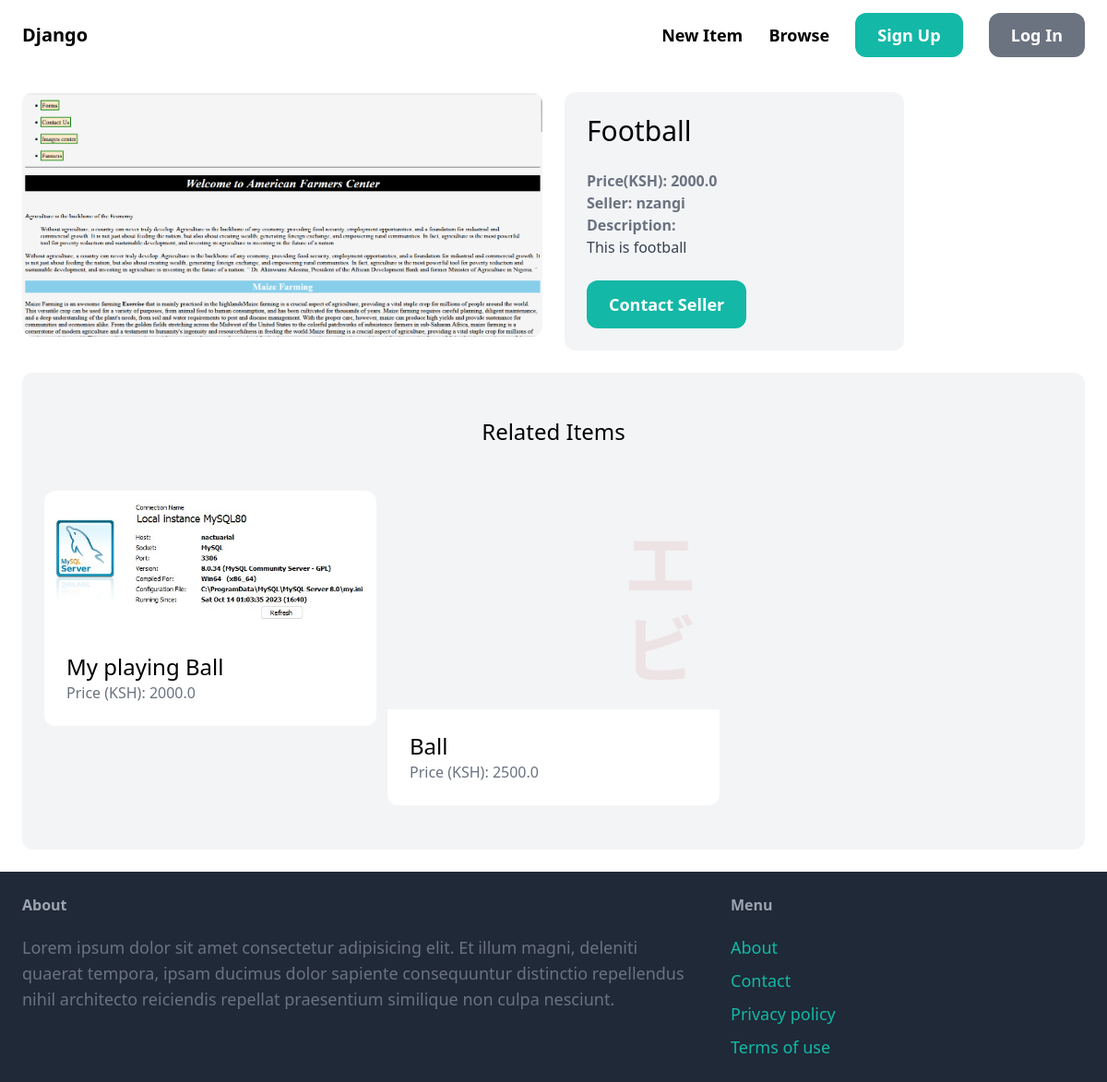
/items/1/, run on an earlier commit of the app's database.
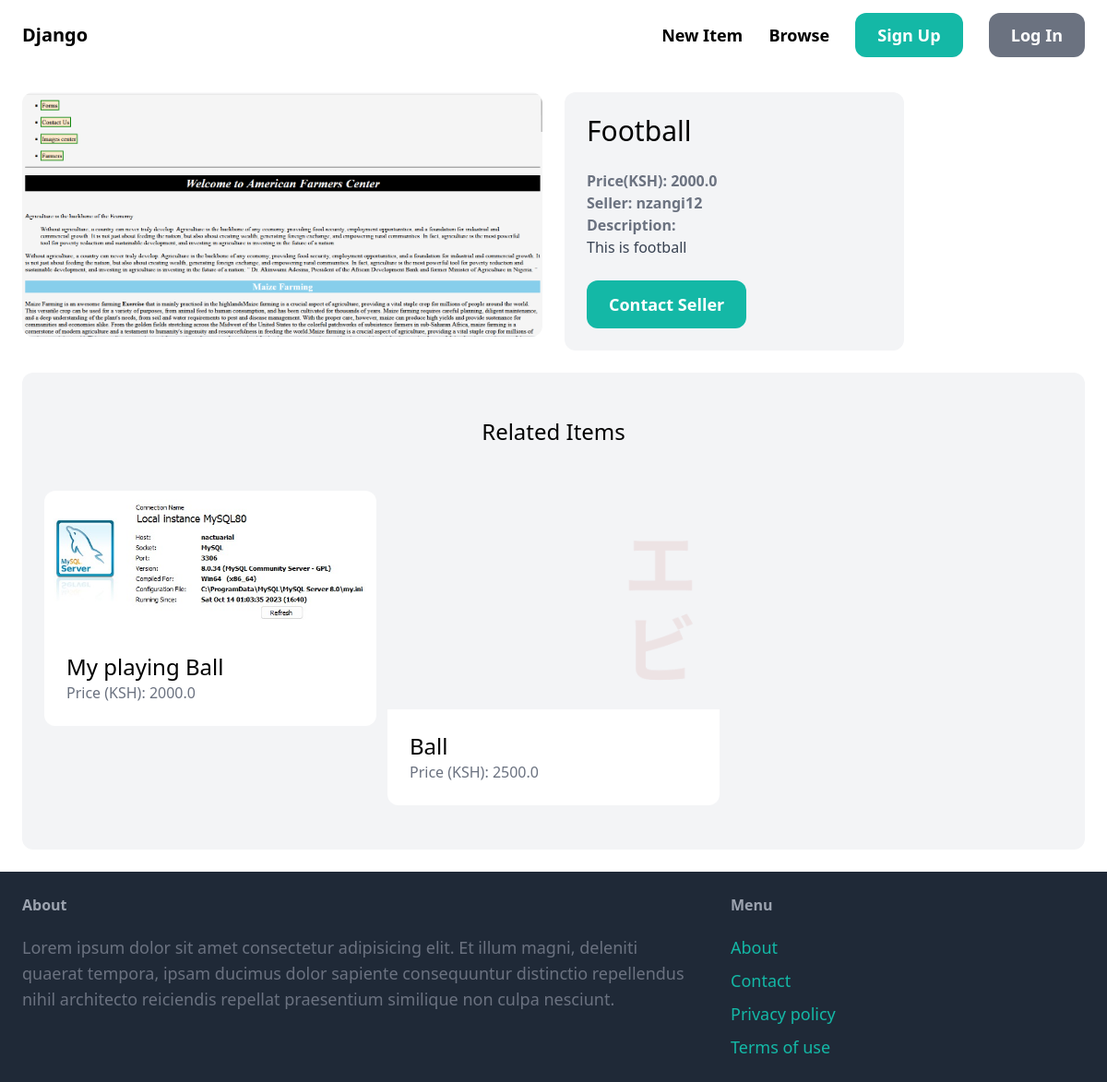
And on a later commit of the database.
### item/models.py (models this page shows)
class Item(models.Model):
    category = models.ForeignKey(Category,related_name='items',on_delete=models.CASCADE)
    name = models.CharField(max_length=255)
    description = models.TextField(blank=True,null=True)
    price = models.FloatField()
    image = models.ImageField(upload_to='item_images',blank=True,null=True)
    is_sold = models.BooleanField(default=False)
    created_by = models.ForeignKey(User,related_name='items',on_delete=models.CASCADE)
    created_at = models.DateTimeField(auto_now_add=True)

### item/views.py (the view)
# urls.py: path('<int:pk>/', views.detail, name='detail'),
def detail(request, pk):
    item = get_object_or_404(Item, pk=pk)
    related_items = Item.objects.filter(category=item.category, is_sold=False).exclude(pk=pk)[0:3]
    return render(request, "item/detail.html", {
        'item': item,
        'related_items': related_items,
    })

### item/templates/item/detail.html (shortened to what this page needs)
{% extends 'core/base.html'%}
{% block content %}
    <div class="grid grid-cols-6 gap-6">
        <div class="col-span-3">
            <img  src ="{{ item.image.url }}" class="rounded-xl" alt="image">
        </div>
        <div class="col-span-2 p-6 bg-gray-100 rounded-xl">
            <h2 class="mb-6 text-3xl ">{{ item.name }}</h2>
            <p class="text-gray-500 "><strong>Price(KSH): {{ item.price }}</strong></p>
            <p class="text-gray-500 "><strong>Seller: {{ item.created_by }}</strong></p>
            {% if item.description %}
                <p class="text-gray-700"><strong class="text-gray-500">Description:<br></strong>{{ item.description }}</p>
            {% endif %}
            {% if request.user == item.created_by %}
                <div class="mt-6 p-6 bg-white rounded-xl">
                 <p>This is Your Item!</p>
                    <a href="{% url 'item:edit' item.id %}" class="inline-block mt-6 px-6 py-3 font-semibold bg-teal-500 text-white rounded-xl">Edit</a>
                    <a href="{% url 'item:delete' item.id %}" class="inline-block mt-6 px-6 py-3 font-semibold bg-red-500 text-white rounded-xl">Delete</a>
                </div>
            {% else %}
                <a href="{% url 'conversation:new_messages' item.id %}" class="inline-block mt-6 px-6 py-3 text-lg font-semibold bg-teal-500 text-white rounded-xl hover:bg-teal-700">Contact Seller</a>
            {% endif %}
        </div>
    </div>
    <div class="mt-6 px-6 py-12 bg-gray-100 rounded-xl">
        <h2 class="mb-12 text-2xl text-center">Related Items</h2>
        <div class="grid grid-cols-3 gap-3">
            {% for item in related_items %}
                <div>
                    <a href="{% url 'item:detail' item.id %}">
                        <div><img src="{{item.image.url }}" class="rounded-t-xl"></div>
                        <div class="p-6 bg-white rounded-b-xl">
                            <h2 class="text-2xl">{{ item.name }}</h2>
                            <p class="text-gray-500">Price (KSH): {{ item.price }}</p>
                        </div>
                    </a>
                </div>
            {% endfor %}
        </div>
    </div>
{% endblock %}

What changed in the data, as far as the page shows it:
changed Item "Football": created_by "nzangi" → "nzangi12"
